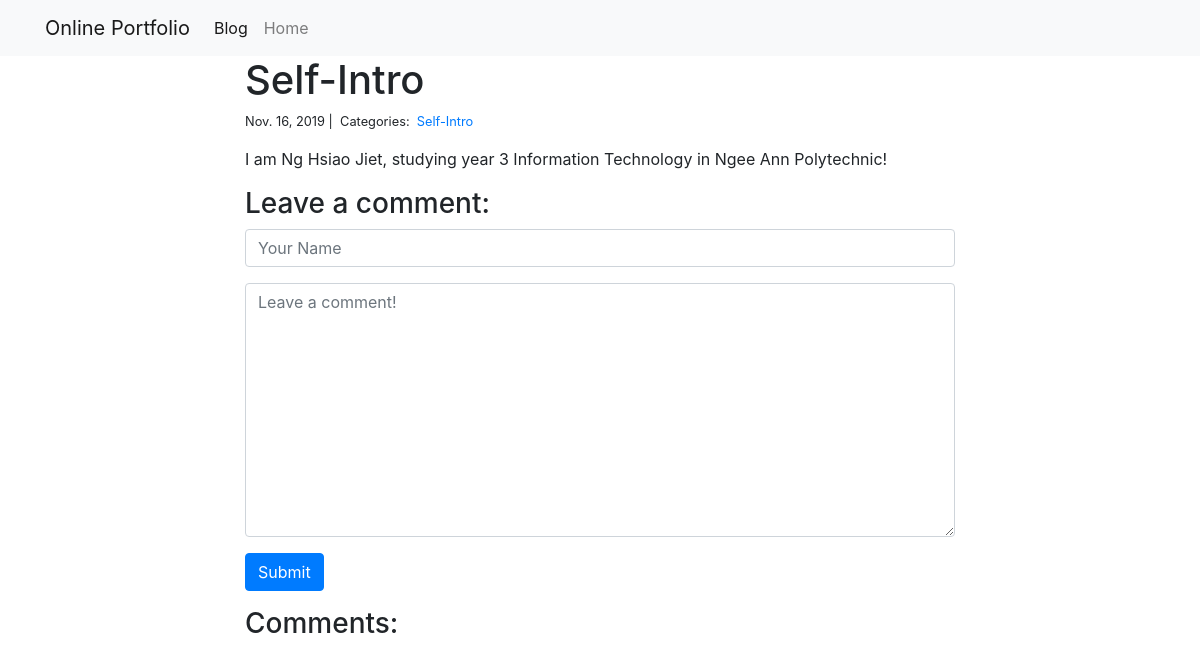
The page /blog/10/ on the database its author committed.
### blog/models.py (models this page shows)
class Post(models.Model):
    title = models.CharField(max_length=255)
    body = models.TextField()
    created_on = models.DateTimeField(auto_now_add=True)
    last_modified = models.DateTimeField(auto_now=True)
    categories = models.ManyToManyField("Category", related_name="posts")

class Category(models.Model):
    name = models.CharField(max_length=20)

### blog/views.py (the view, shortened to what this page needs)
# urls.py: path("<int:pk>/", views.blog_detail, name="blog_detail"),
def blog_detail(request, pk):
    post = Post.objects.get(pk=pk)
    comments = Comment.objects.filter(post=post)
    form = CommentForm()
    context = {"post": post, "comments": comments, "form": form}
    return render(request, "blog_detail.html", context)

### blog/forms.py
class CommentForm(forms.Form):
    author = forms.CharField(
        max_length=60,
        widget=forms.TextInput(attrs={
            "class": "form-control",
            "placeholder": "Your Name"
        })
    )
    body = forms.CharField(widget=forms.Textarea(
        attrs={
            "class": "form-control",
            "placeholder": "Leave a comment!"
        })
    )

### blog/templates/blog_detail.html (shortened to what this page needs)
{% extends "base.html" %}
{% block page_content %}
<div class="col-md-8 offset-md-2">
    <h1>{{ post.title }}</h1>
    <small>
        {{ post.created_on.date }} |&nbsp;
        Categories:&nbsp;
        {% for category in post.categories.all %}
        <a href="{% url 'blog_category' category.name %}">
            {{ category.name }}
        </a>&nbsp;
        {% endfor %}
    </small>
    <p>{{ post.body | linebreaks }}</p>
    <h3>Leave a comment:</h3>
    <form action="/blog/{{ post.pk }}/" method="post">
        <div class="form-group">
            {{ form.author }}
        </div>
        <div class="form-group">
            {{ form.body }}
        </div>
        <button type="submit" class="btn btn-primary">Submit</button>
    </form>
    <h3>Comments:</h3>
</div>
{% endblock %}

### rows shown on the page
Post: title "Self-Intro", created_on "Nov. 16, 2019", body "I am Ng Hsiao Jiet, studying year 3 Information Technology in Ngee Ann Polytechnic!"
Category: name "Self-Intro"
